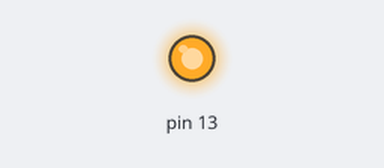
This sketch was run on a simulated Arduino Uno, built with avr-gcc and run on an emulated ATmega328P. Parts: output pins drawn as LEDs (lit = HIGH).

Above: at 0.2 s.
At 24.0 s:
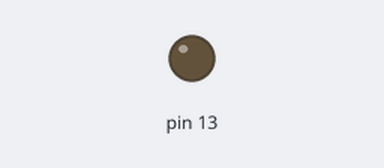
Timing chart, 0 to 32.5 s (numbered marks = the images above):
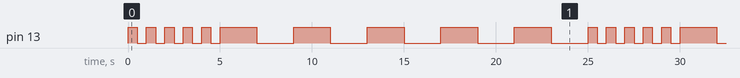

Measured:
- by itself, pin 13: repeats every 25.0 s: 4 × (LOW 0.50 s, HIGH 0.50 s), LOW 0.50 s, 5 × (HIGH 2.0 s, LOW 2.0 s), HIGH 0.50 s
- by itself, everything shown: repeats every 25.0 s, in 20 steps

The sketch:

myupadted.ino
```cpp
// the setup function runs once when you press reset or power the board
void setup() {
  // initialize digital pin LED_BUILTIN as an output.
  pinMode(13, OUTPUT);
}

// the loop function runs over and over again forever
void loop() {
  for (int x = 0; x <= 4; x++) {
    digitalWrite(13, HIGH);   // turn the LED on (HIGH is the voltage level)
    delay(500);                       // wait for half a second
    digitalWrite(13, LOW);    // turn the LED off by making the voltage LOW
    delay(500);                       // wait for half a second
  }
  for (int y = 0; y <= 4; y++) {
    digitalWrite(13, HIGH);   // turn the LED on (HIGH is the voltage level)
    delay(2000);                       // wait for two seconds
    digitalWrite(13, LOW);    // turn the LED off by making the voltage LOW
    delay(2000);                       // wait for two seconds
  }

}
```
